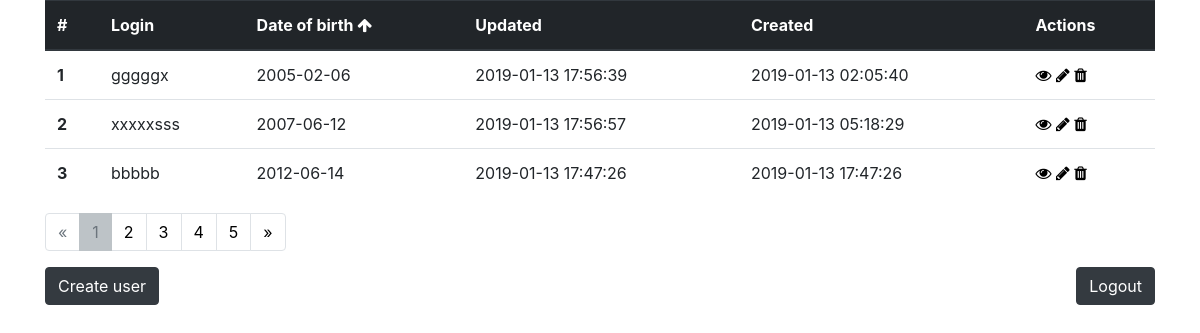
Page /user/sort=date_of_birth/page=1 (signed in) on the committed database.
### tables this page shows
CREATE TABLE `user` (
  `id` int(11) NOT NULL AUTO_INCREMENT,
  `login` varchar(255) NOT NULL,
  `role` varchar(10) NOT NULL DEFAULT 'user',
  `password` varchar(255) NOT NULL,
  `first_name` varchar(255) NOT NULL,
  `second_name` varchar(255) NOT NULL,
  `sex` varchar(10) NOT NULL,
  `date_of_birth` date NOT NULL,
  `created_at` timestamp NOT NULL DEFAULT CURRENT_TIMESTAMP COMMENT 'Дата создания',
  `updated_at` timestamp NULL DEFAULT NULL COMMENT 'Дата обновления',
  PRIMARY KEY (`id`),
  UNIQUE KEY `login` (`login`)
);

### config/routes.php (called while the page is built)
<?php
return [
    'user/create' => 'user/create',
    'user/delete/([0-9]+)' => 'user/delete/$1',
    'user/update/([0-9]+)' => 'user/update/$1',
    'user/([0-9]+)' => 'user/view/$1',
    'user/sort=(.+)/page=([0-9]+)' => 'user/index/$1/$2',
    'user/sort=(.+)' => 'user/index/$1',
    'user/login' => 'user/login',
    'user/logout' => 'user/logout',
    'user$' => 'user/index',
    '403' => 'user/403',
    '404' => 'user/404',
    '(.+)' => 'user/404',
    '' => 'user/login',
];

### controllers/UserController.php (called while the page is built, shortened)
<?php
class UserController
{
    public function actionIndex($sort = '', int $page = 1)
    {
        $userList = User::getUserList($sort, $page);
        $page = intval($page);
        $offset = ($page - 1) * User::USER_PER_PAGE;
        $total = User::getAmountUser();
        $pagination = new Pagination($total, $page, User::USER_PER_PAGE, 'page=', $sort);
        $sortParams = User::getSortParameters($sort);
        require_once ROOT . '/views/index.php';
        return true;
    }
}

### index.php (called while the page is built, shortened)
<?php
require_once(ROOT . '/components/Autoload.php');
$router = new Router();
$router->run();

### models/User.php (called while the page is built, shortened)
<?php
class User
{
    public static function getUserList($sort, int $page)
    {
        $limit = self::USER_PER_PAGE;
        $offset = ($page - 1) * self::USER_PER_PAGE;
        $sql = self::getRequestSQL($sort);
        $db = new DB();
        $connectionDB = $db->getConnection();
        $result = $connectionDB->prepare($sql);
        $result->bindParam(":limit", $limit, PDO::PARAM_INT);
        $result->bindParam(":offset", $offset, PDO::PARAM_INT);
        $result->execute();
        $userList = [];
        $i = 0;
        while ($row = $result->fetch()) {
            $userList[$i]['id'] = $row['id'];
            $userList[$i]['login'] = $row['login'];
            $userList[$i]['first_name'] = $row['first_name'];
            $userList[$i]['second_name'] = $row['second_name'];
            $userList[$i]['sex'] = $row['sex'];
            $userList[$i]['date_of_birth'] = $row['date_of_birth'];
            $userList[$i]['created_at'] = $row['created_at'];
            $userList[$i]['updated_at'] = $row['updated_at'];
            $i++;
        }
        return $userList;
    }
    public static function getRequestSQL($sort)
    {
        switch ($sort) {
            case self::SORT_DATE_OF_BIRTH_ASC:
                $sql = 'SELECT * FROM `user` ORDER BY `date_of_birth` LIMIT :limit OFFSET :offset';
                break;
        }
        return $sql;
    }
    public static function getSortParameters($sort)
    {
        $sortLogin = 'login';
        $sortDateOfBirth = 'date_of_birth';
        if ($sort == 'date_of_birth') {
            $sortDateOfBirth = '-date_of_birth';
        }
        $sortCreatedAt = 'created_at';
        $sortUpdatedAt = 'updated_at';
        return [
            'sortLogin' => $sortLogin,
            'sortDateOfBirth' => $sortDateOfBirth,
            'sortCreatedAt' => $sortCreatedAt,
            'sortUpdatedAt' => $sortUpdatedAt
        ];
    }
    public static function getAmountUser()
    {
        $sql = 'SELECT COUNT(*) FROM `user`';
        $db = new DB();
        $connectionDB = $db->getConnection();
        $result = $connectionDB->prepare($sql);
        $result->execute();
        $amountUser = intval($result->fetchColumn());
        return $amountUser;
    }
}

### components/Autoload.php (called while the page is built, shortened)
<?php
function autoloader($class_name)
{
    $array_paths = [
        '/models/',
        '/components/'
    ];
    foreach ($array_paths as $path) {
        $path = ROOT . $path . $class_name . '.php';
    }
}

### views/index.php (the view, shortened to what this page needs)
<?php include_once '_header.php'; ?>
<table class="table">
    <thead class="thead-dark">
        <tr>
            <th scope="col">#</th>
            <th scope="col">
                <a href="/user/sort=<?= $sortParams['sortLogin'] ?>/page=<?= $page ?>">
                    Login
                </a>
            </th>
            <th scope="col">
                <a href="/user/sort=<?= $sortParams['sortDateOfBirth'] ?>/page=<?= $page ?>">
                    Date of birth
                    <?php if ($sort == 'date_of_birth'): ?>
                        <i class="fa fa-arrow-up"></i>
                    <?php endif; ?>
                </a>
            </th>
            <th scope="col">
                <a href="/user/sort=<?= $sortParams['sortUpdatedAt'] ?>/page=<?= $page ?>">
                    Updated
                </a>
            </th>
            <th scope="col">
                <a href="/user/sort=<?= $sortParams['sortCreatedAt'] ?>/page=<?= $page ?>">
                    Created
                </a>
            </th>
            <th scope="col">Actions</th>
        </tr>
    </thead>
    <tbody>
        <?php foreach ($userList as $key => $user): ?>
            <tr>
                <th scope="row"><?= $key + $offset + 1 ?></th>
                <td><?= $user['login'] ?></td>
                <td><?= $user['date_of_birth'] ?></td>
                <td><?= $user['updated_at'] ?></td>
                <td><?= $user['created_at'] ?></td>
                <td>
                    <a href="/user/<?= $user['id'] ?>"><i class="fa fa-eye" style="color:black;" aria-hidden="true"></i></a>
                    <a href="/user/update/<?= $user['id'] ?>"><i class="fa fa-pencil" style="color:black;" aria-hidden="true"></i></a>
                    <a href="/user/delete/<?= $user['id'] ?>" class="delete-user"><i class="fa fa-trash" style="color:black;" aria-hidden="true"></i></a>
                </td>
            </tr>
        <?php endforeach; ?>
    </tbody>
</table>
<?= $pagination->get() ?>
<a href="/user/create"><button type="button" class="btn btn-dark">Create user</button></a>
<a href="/user/logout" class="float-sm-right"><button type="button" class="btn btn-dark">Logout</button></a>
<?php include_once '_footer.php'; ?>

### components/Router.php (shortened to what this page needs)
<?php
class Router {
    private $routes;
    public function __construct()
    {
        $routePath = self::ROUTES_PATH;
        $this->routes = include($routePath);
    }
    private function getURI()
    {
        $result = (!empty($_SERVER['REQUEST_URI'])) ? trim($_SERVER['REQUEST_URI'], '/') : '';
        return $result;
    }
    public function run()
    {
        $uri = $this->getURI();
        foreach ($this->routes as $uriPattern => $path) {
            if (preg_match("~$uriPattern~", $uri)) {
                $internalRoute = preg_replace("~$uriPattern~", $path, $uri);
                $segments = explode('/', $internalRoute);
                $controllerName = array_shift($segments) . 'Controller';
                $actionName = 'action' . ucfirst(array_shift($segments));
                $parameters = $segments;
                $controllerObject = new $controllerName();
                $result = call_user_func_array(array($controllerObject, $actionName), $parameters);
                if ($result != NULL) {
                    break;
                }
            }
        }
    }
}

### css/main.css (style rules this page uses)
th > a { color: #fff; }

### rows in the picture
user: offset "1", login "gggggx", date_of_birth "2005-02-06", updated_at "2019-01-13 17:56:39", created_at "2019-01-13 02:05:40"
user: offset "2", login "xxxxxsss", date_of_birth "2007-06-12", updated_at "2019-01-13 17:56:57", created_at "2019-01-13 05:18:29"
user: offset "3", login "bbbbb", date_of_birth "2012-06-14", updated_at "2019-01-13 17:47:26", created_at "2019-01-13 17:47:26"

### other values in the picture
$text "« »"
$text "2"
$text "3"
$text "4"
$text "5"
